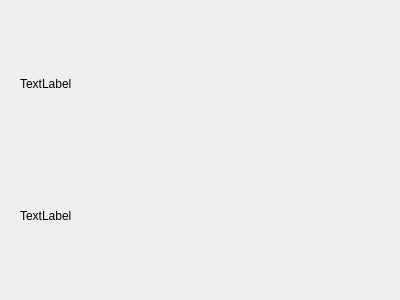
<?xml version="1.0" encoding="UTF-8"?>
<ui version="4.0">
 <class>Widget</class>
 <widget class="QWidget" name="Widget">
  <property name="geometry">
   <rect>
    <x>0</x>
    <y>0</y>
    <width>400</width>
    <height>300</height>
   </rect>
  </property>
  <property name="windowTitle">
   <string>Widget</string>
  </property>
  <widget class="QWidget" name="verticalLayoutWidget">
   <property name="geometry">
    <rect>
     <x>9</x>
     <y>9</y>
     <width>381</width>
     <height>281</height>
    </rect>
   </property>
   <layout class="QVBoxLayout" name="verticalLayout">
    <item>
     <widget class="QLabel" name="label">
      <property name="text">
       <string>TextLabel</string>
      </property>
     </widget>
    </item>
    <item>
     <widget class="QLabel" name="label_2">
      <property name="text">
       <string>TextLabel</string>
      </property>
     </widget>
    </item>
   </layout>
  </widget>
 </widget>
 <layoutdefault spacing="6" margin="11"/>
 <resources/>
 <connections/>
</ui>
